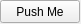
<?xml version="1.0" encoding="UTF-8"?>
<ui version="4.0">
 <class>MainWindow</class>
 <widget class="QMainWindow" name="MainWindow">
  <property name="geometry">
   <rect>
    <x>0</x>
    <y>0</y>
    <width>81</width>
    <height>24</height>
   </rect>
  </property>
  <property name="windowTitle">
   <string>MainWindow</string>
  </property>
  <widget class="QWidget" name="centralWidget">
   <widget class="QPushButton" name="pushButton">
    <property name="geometry">
     <rect>
      <x>0</x>
      <y>0</y>
      <width>80</width>
      <height>23</height>
     </rect>
    </property>
    <property name="text">
     <string>Push Me</string>
    </property>
   </widget>
  </widget>
 </widget>
 <layoutdefault spacing="6" margin="11"/>
 <resources/>
 <connections/>
</ui>
